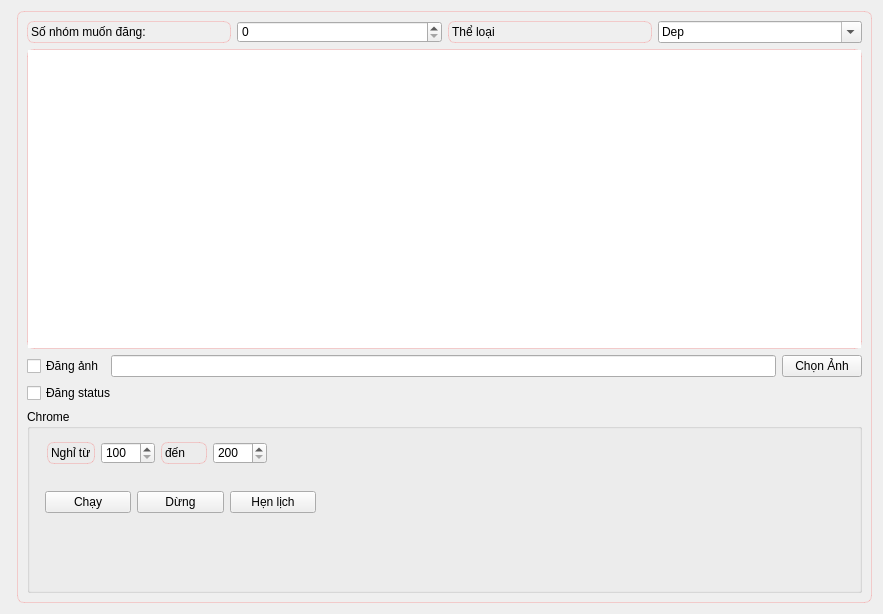
<?xml version="1.0" encoding="UTF-8"?>
<ui version="4.0">
 <class>GroupPost</class>
 <widget class="QWidget" name="GroupPost">
  <property name="geometry">
   <rect>
    <x>0</x>
    <y>0</y>
    <width>883</width>
    <height>614</height>
   </rect>
  </property>
  <property name="windowTitle">
   <string>Form</string>
  </property>
  <layout class="QHBoxLayout" name="horizontalLayout">
   <item>
    <widget class="QFrame" name="tbl_acc">
     <property name="maximumSize">
      <size>
       <width>400</width>
       <height>16777215</height>
      </size>
     </property>
     <property name="frameShape">
      <enum>QFrame::StyledPanel</enum>
     </property>
     <property name="frameShadow">
      <enum>QFrame::Raised</enum>
     </property>
    </widget>
   </item>
   <item>
    <widget class="QFrame" name="function">
     <property name="styleSheet">
      <string notr="true">QFrame {
border: 1px solid rgba(255,1,1,40);
border-radius: 7px;
border-bottom-right-radius: 7px; 
border-bottom-left-radius: 7px; 
}</string>
     </property>
     <property name="frameShape">
      <enum>QFrame::StyledPanel</enum>
     </property>
     <property name="frameShadow">
      <enum>QFrame::Raised</enum>
     </property>
     <layout class="QVBoxLayout" name="verticalLayout">
      <item>
       <layout class="QHBoxLayout" name="horizontalLayout_3">
        <item>
         <widget class="QLabel" name="label_3">
          <property name="text">
           <string>Số nhóm muốn đăng:</string>
          </property>
         </widget>
        </item>
        <item>
         <widget class="QSpinBox" name="num_posts"/>
        </item>
        <item>
         <widget class="QLabel" name="label_4">
          <property name="text">
           <string>Thể loại</string>
          </property>
         </widget>
        </item>
        <item>
         <widget class="QComboBox" name="cb_group_type">
          <property name="editable">
           <bool>true</bool>
          </property>
          <item>
           <property name="text">
            <string>Dep</string>
           </property>
          </item>
          <item>
           <property name="text">
            <string>May</string>
           </property>
          </item>
          <item>
           <property name="text">
            <string>Random</string>
           </property>
          </item>
         </widget>
        </item>
       </layout>
      </item>
      <item>
       <widget class="QTextEdit" name="txt_contents">
        <property name="maximumSize">
         <size>
          <width>16777215</width>
          <height>300</height>
         </size>
        </property>
       </widget>
      </item>
      <item>
       <layout class="QHBoxLayout" name="horizontalLayout_2">
        <item>
         <widget class="QCheckBox" name="ck_image">
          <property name="text">
           <string>Đăng ảnh</string>
          </property>
         </widget>
        </item>
        <item>
         <widget class="QLineEdit" name="le_image_path"/>
        </item>
        <item>
         <widget class="QPushButton" name="btn_select_image">
          <property name="text">
           <string>Chọn Ảnh</string>
          </property>
         </widget>
        </item>
       </layout>
      </item>
      <item>
       <widget class="QCheckBox" name="ck_status">
        <property name="text">
         <string>Đăng status</string>
        </property>
       </widget>
      </item>
      <item>
       <widget class="QGroupBox" name="groupBox">
        <property name="title">
         <string>Chrome</string>
        </property>
        <widget class="QWidget" name="layoutWidget">
         <property name="geometry">
          <rect>
           <x>20</x>
           <y>20</y>
           <width>220</width>
           <height>49</height>
          </rect>
         </property>
         <layout class="QGridLayout" name="gridLayout">
          <item row="0" column="0">
           <widget class="QLabel" name="label">
            <property name="text">
             <string>Nghỉ từ</string>
            </property>
           </widget>
          </item>
          <item row="0" column="1">
           <widget class="QSpinBox" name="post_start_ms">
            <property name="minimum">
             <number>100</number>
            </property>
            <property name="maximum">
             <number>1000</number>
            </property>
           </widget>
          </item>
          <item row="0" column="2">
           <widget class="QLabel" name="label_2">
            <property name="text">
             <string>đến</string>
            </property>
           </widget>
          </item>
          <item row="0" column="3">
           <widget class="QSpinBox" name="post_stop_ms">
            <property name="minimum">
             <number>200</number>
            </property>
            <property name="maximum">
             <number>1000</number>
            </property>
            <property name="displayIntegerBase">
             <number>10</number>
            </property>
           </widget>
          </item>
         </layout>
        </widget>
        <widget class="QWidget" name="layoutWidget">
         <property name="geometry">
          <rect>
           <x>18</x>
           <y>80</y>
           <width>271</width>
           <height>26</height>
          </rect>
         </property>
         <layout class="QGridLayout" name="gridLayout_2">
          <item row="0" column="0">
           <widget class="QPushButton" name="btn_run">
            <property name="text">
             <string>Chạy</string>
            </property>
           </widget>
          </item>
          <item row="0" column="1">
           <widget class="QPushButton" name="btn_stop">
            <property name="text">
             <string>Dừng</string>
            </property>
           </widget>
          </item>
          <item row="0" column="2">
           <widget class="QPushButton" name="btn_schedule">
            <property name="text">
             <string>Hẹn lịch</string>
            </property>
           </widget>
          </item>
         </layout>
        </widget>
       </widget>
      </item>
     </layout>
    </widget>
   </item>
  </layout>
 </widget>
 <resources/>
 <connections/>
</ui>
